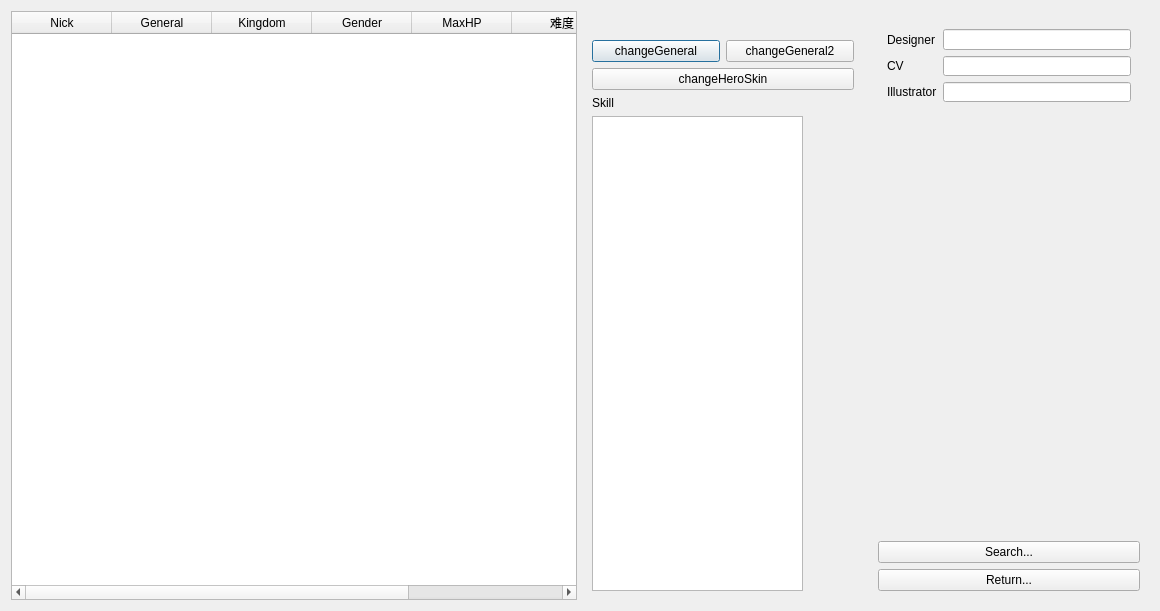
<?xml version="1.0" encoding="UTF-8"?>
<ui version="4.0">
 <class>GeneralOverview</class>
 <widget class="QDialog" name="GeneralOverview">
  <property name="windowModality">
   <enum>Qt::NonModal</enum>
  </property>
  <property name="geometry">
   <rect>
    <x>0</x>
    <y>0</y>
    <width>1160</width>
    <height>611</height>
   </rect>
  </property>
  <property name="minimumSize">
   <size>
    <width>1025</width>
    <height>550</height>
   </size>
  </property>
  <property name="baseSize">
   <size>
    <width>0</width>
    <height>0</height>
   </size>
  </property>
  <property name="windowTitle">
   <string>角色一览</string>
  </property>
  <layout class="QHBoxLayout" name="horizontalLayout_2">
   <item>
    <widget class="QTableWidget" name="tableWidget">
     <property name="editTriggers">
      <set>QAbstractItemView::NoEditTriggers</set>
     </property>
     <property name="selectionMode">
      <enum>QAbstractItemView::SingleSelection</enum>
     </property>
     <property name="selectionBehavior">
      <enum>QAbstractItemView::SelectRows</enum>
     </property>
     <property name="sortingEnabled">
      <bool>true</bool>
     </property>
     <column>
      <property name="text">
       <string>Nick</string>
      </property>
     </column>
     <column>
      <property name="text">
       <string>General</string>
      </property>
     </column>
     <column>
      <property name="text">
       <string>Kingdom</string>
      </property>
     </column>
     <column>
      <property name="text">
       <string>Gender</string>
      </property>
     </column>
     <column>
      <property name="text">
       <string>MaxHP</string>
      </property>
     </column>
     <column>
      <property name="text">
       <string>难度</string>
      </property>
     </column>
     <column>
      <property name="text">
       <string>Package</string>
      </property>
     </column>
    </widget>
   </item>
   <item>
    <layout class="QHBoxLayout" name="horizontalLayout">
     <item>
      <widget class="QFrame" name="frame">
       <layout class="QVBoxLayout" name="verticalLayout_2">
        <item>
         <widget class="QLabel" name="generalPhoto">
          <property name="text">
           <string/>
          </property>
          <property name="pixmap">
           <pixmap>../image/generals/card/caocao.jpg</pixmap>
          </property>
         </widget>
        </item>
        <item>
         <layout class="QHBoxLayout" name="changeGeneralButtonLayout">
          <property name="sizeConstraint">
           <enum>QLayout::SetFixedSize</enum>
          </property>
          <property name="leftMargin">
           <number>0</number>
          </property>
          <property name="bottomMargin">
           <number>0</number>
          </property>
          <item>
           <widget class="QPushButton" name="changeGeneralButton">
            <property name="text">
             <string>changeGeneral</string>
            </property>
           </widget>
          </item>
          <item>
           <widget class="QPushButton" name="changeGeneral2Button">
            <property name="text">
             <string>changeGeneral2</string>
            </property>
           </widget>
          </item>
         </layout>
        </item>
        <item>
         <widget class="QPushButton" name="changeHeroSkinButton">
          <property name="text">
           <string>changeHeroSkin</string>
          </property>
         </widget>
        </item>
        <item>
         <widget class="QLabel" name="skillLabel">
          <property name="text">
           <string>Skill</string>
          </property>
         </widget>
        </item>
        <item>
         <widget class="QTextEdit" name="skillTextEdit">
          <property name="maximumSize">
           <size>
            <width>211</width>
            <height>16777215</height>
           </size>
          </property>
          <property name="readOnly">
           <bool>true</bool>
          </property>
         </widget>
        </item>
       </layout>
      </widget>
     </item>
     <item>
      <widget class="QFrame" name="frame2">
       <layout class="QVBoxLayout" name="verticalLayout">
        <item>
         <widget class="QFrame" name="frame1">
          <property name="minimumSize">
           <size>
            <width>241</width>
            <height>0</height>
           </size>
          </property>
          <property name="maximumSize">
           <size>
            <width>271</width>
            <height>91</height>
           </size>
          </property>
          <layout class="QGridLayout" name="gridLayout">
           <item row="1" column="1">
            <widget class="QLineEdit" name="cvLineEdit">
             <property name="frame">
              <bool>true</bool>
             </property>
             <property name="alignment">
              <set>Qt::AlignRight|Qt::AlignTrailing|Qt::AlignVCenter</set>
             </property>
             <property name="readOnly">
              <bool>true</bool>
             </property>
            </widget>
           </item>
           <item row="1" column="0">
            <widget class="QLabel" name="cvLabel">
             <property name="text">
              <string>CV</string>
             </property>
            </widget>
           </item>
           <item row="0" column="1">
            <widget class="QLineEdit" name="designerLineEdit">
             <property name="alignment">
              <set>Qt::AlignRight|Qt::AlignTrailing|Qt::AlignVCenter</set>
             </property>
             <property name="readOnly">
              <bool>true</bool>
             </property>
            </widget>
           </item>
           <item row="0" column="0">
            <widget class="QLabel" name="designerLabel">
             <property name="text">
              <string>Designer</string>
             </property>
            </widget>
           </item>
           <item row="2" column="0">
            <widget class="QLabel" name="illustratorLabel">
             <property name="text">
              <string>Illustrator</string>
             </property>
            </widget>
           </item>
           <item row="2" column="1">
            <widget class="QLineEdit" name="illustratorLineEdit">
             <property name="frame">
              <bool>true</bool>
             </property>
             <property name="alignment">
              <set>Qt::AlignRight|Qt::AlignTrailing|Qt::AlignVCenter</set>
             </property>
             <property name="readOnly">
              <bool>true</bool>
             </property>
            </widget>
           </item>
          </layout>
         </widget>
        </item>
        <item>
         <widget class="QScrollArea" name="scrollArea">
          <property name="maximumSize">
           <size>
            <width>271</width>
            <height>16777215</height>
           </size>
          </property>
          <property name="frameShape">
           <enum>QFrame::NoFrame</enum>
          </property>
          <property name="widgetResizable">
           <bool>true</bool>
          </property>
          <widget class="QWidget" name="scrollAreaWidgetContents">
           <property name="geometry">
            <rect>
             <x>0</x>
             <y>0</y>
             <width>271</width>
             <height>397</height>
            </rect>
           </property>
          </widget>
         </widget>
        </item>
        <item>
         <widget class="QPushButton" name="searchButton">
          <property name="text">
           <string>Search...</string>
          </property>
         </widget>
        </item>
        <item>
         <widget class="QPushButton" name="returnButton">
          <property name="text">
           <string>Return...</string>
          </property>
         </widget>
        </item>
       </layout>
      </widget>
     </item>
    </layout>
   </item>
  </layout>
 </widget>
 <resources/>
 <connections/>
</ui>
